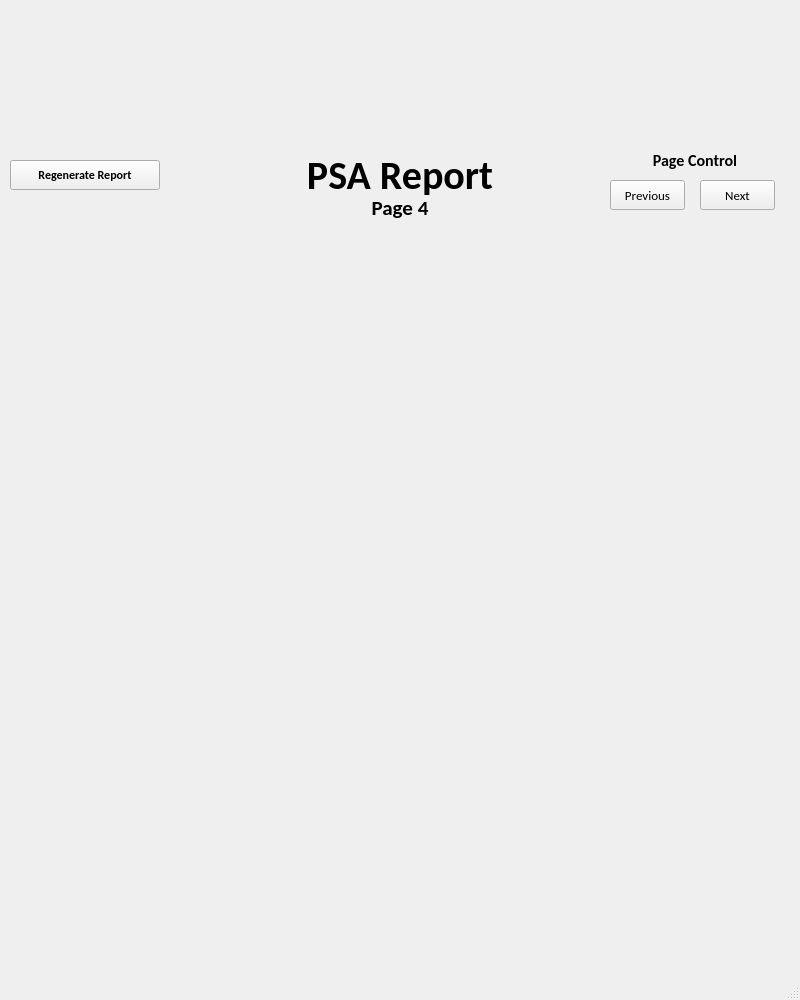
<?xml version="1.0" encoding="UTF-8"?>
<ui version="4.0">
 <author>Linton Ritchie - Scantech (C) 2022</author>
 <class>PSAPage4</class>
 <widget class="QMainWindow" name="PSAPage4">
  <property name="geometry">
   <rect>
    <x>0</x>
    <y>0</y>
    <width>800</width>
    <height>1000</height>
   </rect>
  </property>
  <property name="sizePolicy">
   <sizepolicy hsizetype="Fixed" vsizetype="Preferred">
    <horstretch>0</horstretch>
    <verstretch>0</verstretch>
   </sizepolicy>
  </property>
  <property name="windowTitle">
   <string>PSA Report Page 4</string>
  </property>
  <property name="statusTip">
   <string/>
  </property>
  <widget class="QWidget" name="centralwidget">
   <widget class="QLabel" name="label">
    <property name="geometry">
     <rect>
      <x>0</x>
      <y>0</y>
      <width>800</width>
      <height>150</height>
     </rect>
    </property>
    <property name="text">
     <string/>
    </property>
    <property name="pixmap">
     <pixmap resource="PSAReportResources.qrc">:/Resources/ScantechReportHeader.png</pixmap>
    </property>
    <property name="scaledContents">
     <bool>true</bool>
    </property>
   </widget>
   <widget class="QLabel" name="psa_report_title">
    <property name="geometry">
     <rect>
      <x>300</x>
      <y>150</y>
      <width>200</width>
      <height>50</height>
     </rect>
    </property>
    <property name="font">
     <font>
      <family>Calibri</family>
      <pointsize>30</pointsize>
      <weight>75</weight>
      <bold>true</bold>
     </font>
    </property>
    <property name="text">
     <string>PSA Report</string>
    </property>
    <property name="alignment">
     <set>Qt::AlignCenter</set>
    </property>
   </widget>
   <widget class="QPushButton" name="NextPage">
    <property name="geometry">
     <rect>
      <x>700</x>
      <y>180</y>
      <width>75</width>
      <height>30</height>
     </rect>
    </property>
    <property name="font">
     <font>
      <family>Calibri</family>
      <pointsize>10</pointsize>
     </font>
    </property>
    <property name="text">
     <string>Next</string>
    </property>
   </widget>
   <widget class="QPushButton" name="Regenerate">
    <property name="geometry">
     <rect>
      <x>10</x>
      <y>160</y>
      <width>150</width>
      <height>30</height>
     </rect>
    </property>
    <property name="font">
     <font>
      <family>Calibri</family>
      <weight>75</weight>
      <bold>true</bold>
     </font>
    </property>
    <property name="text">
     <string>Regenerate Report</string>
    </property>
   </widget>
   <widget class="QLabel" name="psa_report_title_2">
    <property name="geometry">
     <rect>
      <x>350</x>
      <y>195</y>
      <width>100</width>
      <height>25</height>
     </rect>
    </property>
    <property name="font">
     <font>
      <family>Calibri</family>
      <pointsize>16</pointsize>
      <weight>75</weight>
      <bold>true</bold>
     </font>
    </property>
    <property name="text">
     <string>Page 4</string>
    </property>
    <property name="alignment">
     <set>Qt::AlignCenter</set>
    </property>
   </widget>
   <widget class="QPushButton" name="PreviousPage">
    <property name="geometry">
     <rect>
      <x>610</x>
      <y>180</y>
      <width>75</width>
      <height>30</height>
     </rect>
    </property>
    <property name="font">
     <font>
      <family>Calibri</family>
      <pointsize>10</pointsize>
     </font>
    </property>
    <property name="text">
     <string>Previous</string>
    </property>
   </widget>
   <widget class="QLabel" name="label_2">
    <property name="geometry">
     <rect>
      <x>645</x>
      <y>150</y>
      <width>100</width>
      <height>20</height>
     </rect>
    </property>
    <property name="font">
     <font>
      <family>Calibri</family>
      <pointsize>12</pointsize>
      <weight>75</weight>
      <bold>true</bold>
     </font>
    </property>
    <property name="frameShape">
     <enum>QFrame::NoFrame</enum>
    </property>
    <property name="text">
     <string>Page Control</string>
    </property>
    <property name="alignment">
     <set>Qt::AlignCenter</set>
    </property>
   </widget>
   <widget class="QLabel" name="Results1">
    <property name="geometry">
     <rect>
      <x>100</x>
      <y>225</y>
      <width>600</width>
      <height>725</height>
     </rect>
    </property>
    <property name="text">
     <string/>
    </property>
    <property name="pixmap">
     <pixmap resource="PSAReportResources.qrc">:/Resources/Results1.png</pixmap>
    </property>
    <property name="scaledContents">
     <bool>true</bool>
    </property>
   </widget>
  </widget>
  <widget class="QMenuBar" name="menubar">
   <property name="geometry">
    <rect>
     <x>0</x>
     <y>0</y>
     <width>800</width>
     <height>21</height>
    </rect>
   </property>
  </widget>
  <widget class="QStatusBar" name="statusbar"/>
 </widget>
 <resources>
  <include location="PSAReportResources.qrc"/>
 </resources>
 <connections>
  <connection>
   <sender>NextPage</sender>
   <signal>released()</signal>
   <receiver>PSAPage4</receiver>
   <slot>close()</slot>
   <hints>
    <hint type="sourcelabel">
     <x>742</x>
     <y>216</y>
    </hint>
    <hint type="destinationlabel">
     <x>667</x>
     <y>324</y>
    </hint>
   </hints>
  </connection>
 </connections>
</ui>
